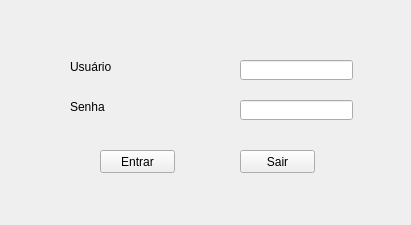
<?xml version="1.0" encoding="UTF-8"?>
<ui version="4.0">
 <class>MainWindow</class>
 <widget class="QMainWindow" name="MainWindow">
  <property name="geometry">
   <rect>
    <x>0</x>
    <y>0</y>
    <width>411</width>
    <height>225</height>
   </rect>
  </property>
  <property name="windowTitle">
   <string>MainWindow</string>
  </property>
  <widget class="QWidget" name="centralwidget">
   <widget class="QLabel" name="label">
    <property name="geometry">
     <rect>
      <x>70</x>
      <y>60</y>
      <width>47</width>
      <height>13</height>
     </rect>
    </property>
    <property name="text">
     <string>Usuário</string>
    </property>
   </widget>
   <widget class="QLineEdit" name="lineEdit">
    <property name="geometry">
     <rect>
      <x>240</x>
      <y>60</y>
      <width>113</width>
      <height>20</height>
     </rect>
    </property>
   </widget>
   <widget class="QLineEdit" name="lineEdit_2">
    <property name="geometry">
     <rect>
      <x>240</x>
      <y>100</y>
      <width>113</width>
      <height>20</height>
     </rect>
    </property>
   </widget>
   <widget class="QLabel" name="label_2">
    <property name="geometry">
     <rect>
      <x>70</x>
      <y>100</y>
      <width>47</width>
      <height>13</height>
     </rect>
    </property>
    <property name="text">
     <string>Senha</string>
    </property>
   </widget>
   <widget class="QPushButton" name="pushButton">
    <property name="geometry">
     <rect>
      <x>100</x>
      <y>150</y>
      <width>75</width>
      <height>23</height>
     </rect>
    </property>
    <property name="text">
     <string>Entrar</string>
    </property>
   </widget>
   <widget class="QPushButton" name="pushButton_2">
    <property name="geometry">
     <rect>
      <x>240</x>
      <y>150</y>
      <width>75</width>
      <height>23</height>
     </rect>
    </property>
    <property name="text">
     <string>Sair</string>
    </property>
   </widget>
  </widget>
  <widget class="QMenuBar" name="menubar">
   <property name="geometry">
    <rect>
     <x>0</x>
     <y>0</y>
     <width>411</width>
     <height>21</height>
    </rect>
   </property>
  </widget>
 </widget>
 <resources/>
 <connections/>
</ui>
